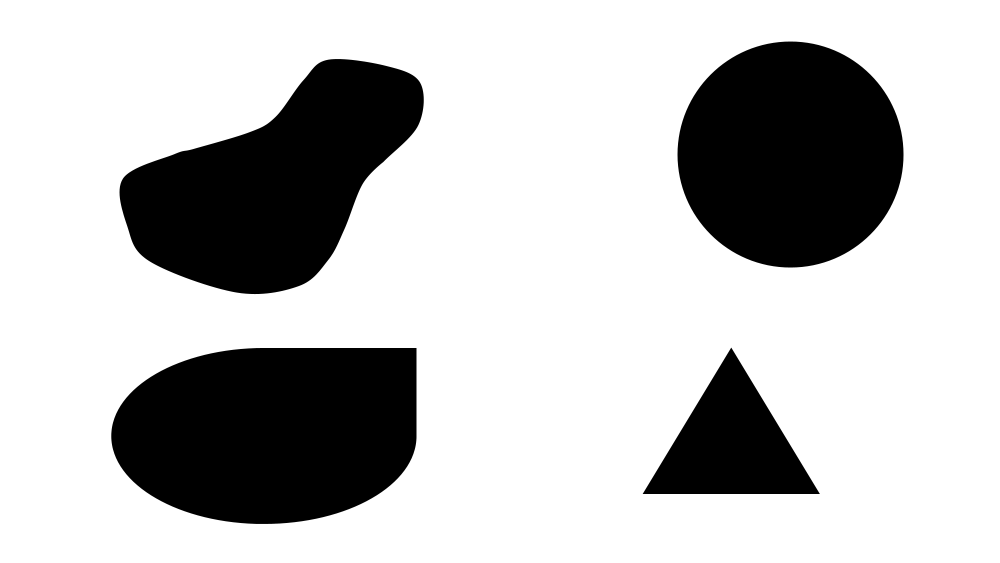
#> input picture images/figure2.png, 4000 x 2250 px, found by its file name (shown at 1/4 size)
$ python opencv_ConnectedComponents.py
#> lines starting #> are read from the running program, lines starting #| are printed output that depends on the picture; after the words box and inside, x2 and y2 are one past the last pixel; in counts of white or black regions, pixels touching at a corner belong together
import cv2
import numpy as np

# ------------------------------------------------------------
# 1) Load image
# ------------------------------------------------------------
img = cv2.imread("images/figure2.png")
#> img is the input picture: shape (2250, 4000, 3); min 0, max 255, mean 191.9
assert img is not None, "Image not found!"

# Resize for consistent display
img = cv2.resize(img, (640, 480))
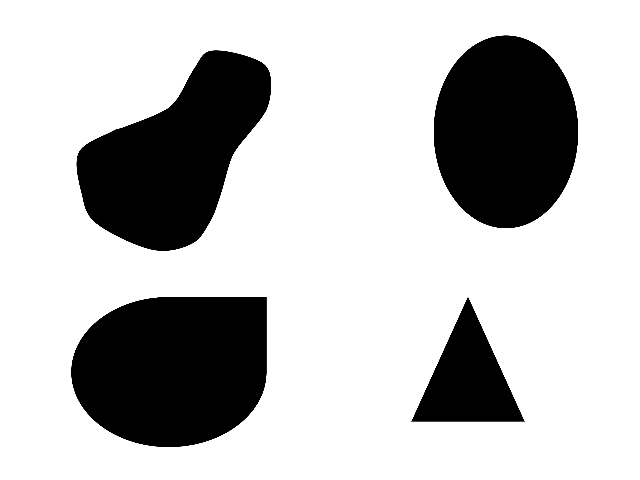
#> img: shape (480, 640, 3); min 0, max 255, mean 191.9

# ------------------------------------------------------------
# 2) Convert to grayscale
# ------------------------------------------------------------
gray = cv2.cvtColor(img, cv2.COLOR_BGR2GRAY)

# ------------------------------------------------------------
# 3) Binary thresholding
#    Invert so objects become white (foreground)
# ------------------------------------------------------------
_, binary = cv2.threshold(gray, 1, 255, cv2.THRESH_BINARY_INV)
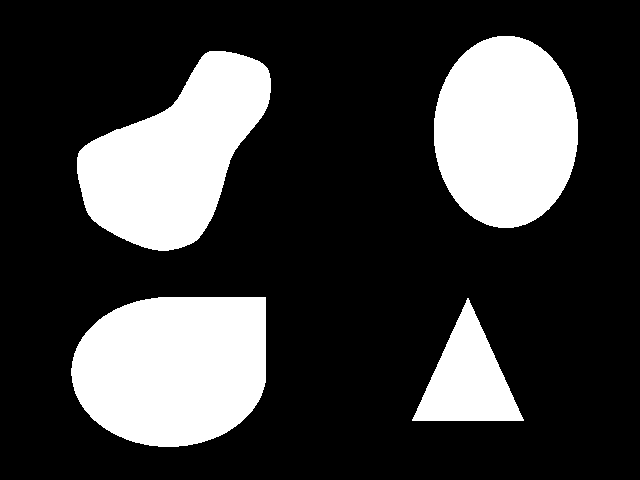
#> binary: shape (480, 640); 24.6% white; 4 white regions, box (x1, y1, x2, y2) and area: (71, 297, 266, 447) 24495, (77, 51, 271, 251) 22244, (434, 36, 578, 228) 21803, (412, 298, 524, 421) 6972

# ------------------------------------------------------------
# 4) Connected Component Analysis (4-connectivity)
# ------------------------------------------------------------
num_labels, labels, stats, centroids = cv2.connectedComponentsWithStats(
    binary, connectivity=4
)
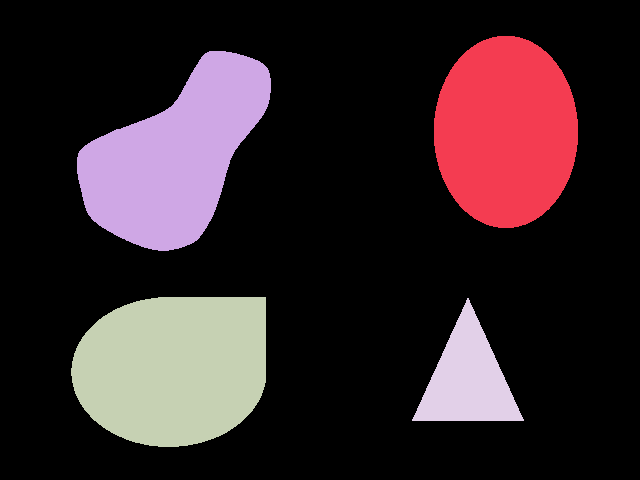
#> labels: shape (480, 640) int32; 5 distinct labels, from 0 to 4; one colour per label, 0 black
#> num_labels = 5; stats = [[0, 0, 640, 480, 231686], [434, 36, 144, 192, 21803], [77, 51, 194, 200, 22244], [71, 297, 195, 150, 24495], [412, 298, 112, 123, 6972]]; centroids = [[326.9, 239.9], [505.4, 131.4], [174.7, 155.8], [173.1, 367.8], [467.5, 379.2]]

# ------------------------------------------------------------
# 5) Assign random colors to each component
# ------------------------------------------------------------
colored_components = np.zeros_like(img)

for label_id in range(1, num_labels):  # skip background (label 0)
    mask = (labels == label_id)
    color = np.random.randint(0, 255, size=3)
    colored_components[mask] = color
#> this loop made 4 passes
#> pass 1, `mask = (labels == label_id)`:
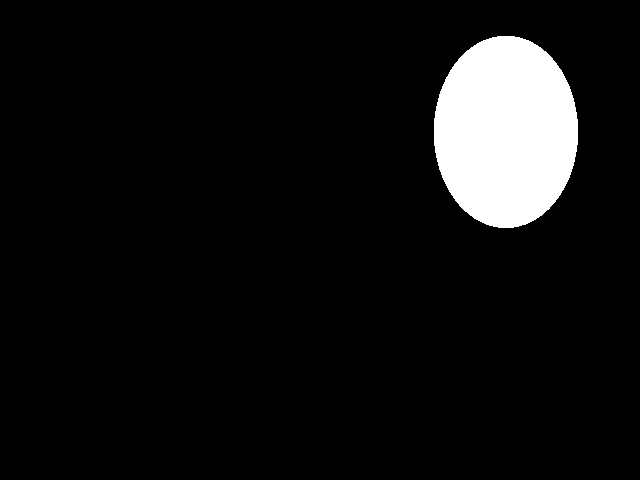
#> mask: shape (480, 640) bool; 7.1% white; 1 white region, box (x1, y1, x2, y2) and area: (434, 36, 578, 228) 21803
#> pass 3, `mask = (labels == label_id)`:
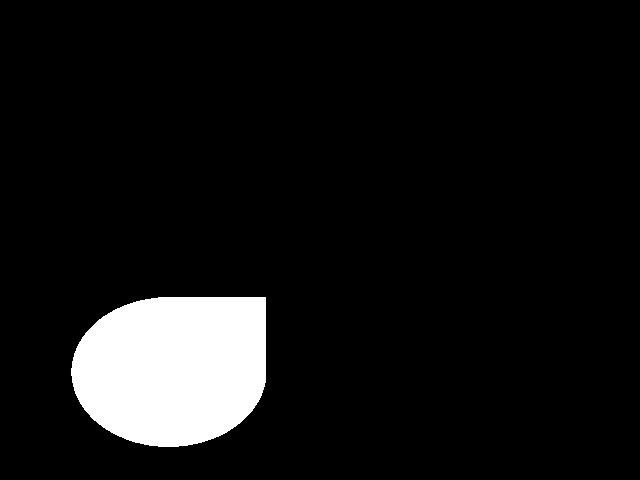
#> mask: shape (480, 640) bool; 8% white; 1 white region, box (x1, y1, x2, y2) and area: (71, 297, 266, 447) 24495
#> after the loop:
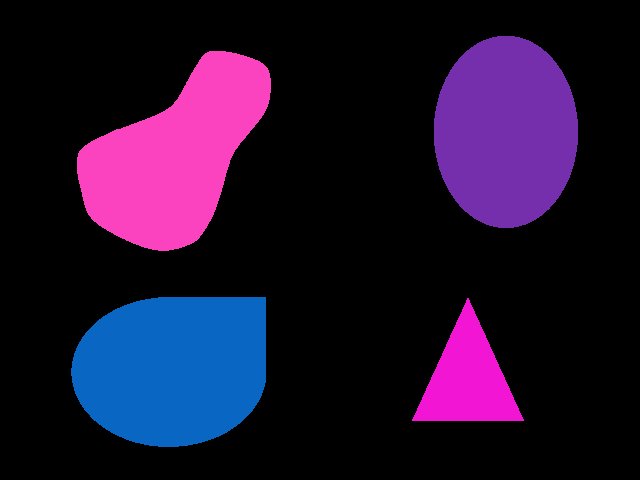
#> colored_components: shape (480, 640, 3); mean of channels 0, 1, 2 46.4, 16.9, 32.7; drawn as B, G, R

# ------------------------------------------------------------
# 6) Draw bounding boxes and centroids
# ------------------------------------------------------------
output = colored_components.copy()

for label_id in range(1, num_labels):

    x, y, w, h, area = stats[label_id]
    cx, cy = centroids[label_id]

    # Draw bounding box (green)
    cv2.rectangle(output, (x, y), (x + w, y + h), (0, 255, 0), 2)

    # Draw centroid (red)
    cv2.circle(output, (int(cx), int(cy)), 5, (0, 0, 255), -1)

    # Label centroid coordinates
    cv2.putText(
        output,
        f"({int(cx)}, {int(cy)})",
        (int(cx) + 10, int(cy)),
        cv2.FONT_HERSHEY_SIMPLEX,
        0.5,
        (255, 255, 255),
        1
    )
#> this loop made 4 passes
#> (x, y, w, h, area, cx, cy) on passes 1 to 4: (434, 36, 144, 192, 21803, 505.4, 131.4), (77, 51, 194, 200, 22244, 174.7, 155.8), (71, 297, 195, 150, 24495, 173.1, 367.8), (412, 298, 112, 123, 6972, 467.5, 379.2)
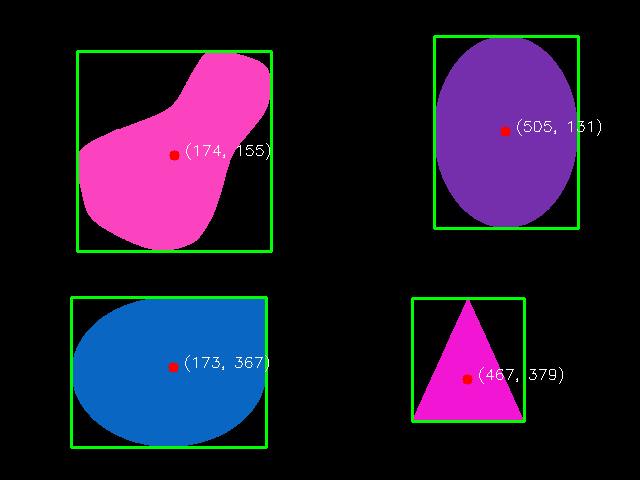
#> output: shape (480, 640, 3); 2.88% of pixels changed, all inside (x1, y1, x2, y2) = (70, 35, 601, 449); drawn as B, G, R

# ------------------------------------------------------------
# 7) Display all processing stages (OpenCV windows)
# ------------------------------------------------------------
cv2.namedWindow("Original Image", cv2.WINDOW_NORMAL)
cv2.namedWindow("Binary Threshold", cv2.WINDOW_NORMAL)
cv2.namedWindow("Connected Components (Colored)", cv2.WINDOW_NORMAL)
cv2.namedWindow("Bounding Boxes + Centroids", cv2.WINDOW_NORMAL)

cv2.resizeWindow("Original Image", 640, 480)
cv2.resizeWindow("Binary Threshold", 640, 480)
cv2.resizeWindow("Connected Components (Colored)", 640, 480)
cv2.resizeWindow("Bounding Boxes + Centroids", 640, 480)

cv2.imshow("Original Image", img)
cv2.imshow("Binary Threshold", binary)
cv2.imshow("Connected Components (Colored)", colored_components)
cv2.imshow("Bounding Boxes + Centroids", output)

cv2.waitKey(0)
cv2.destroyAllWindows()

$ run again, with images/figure1.png copied over images/figure2.png
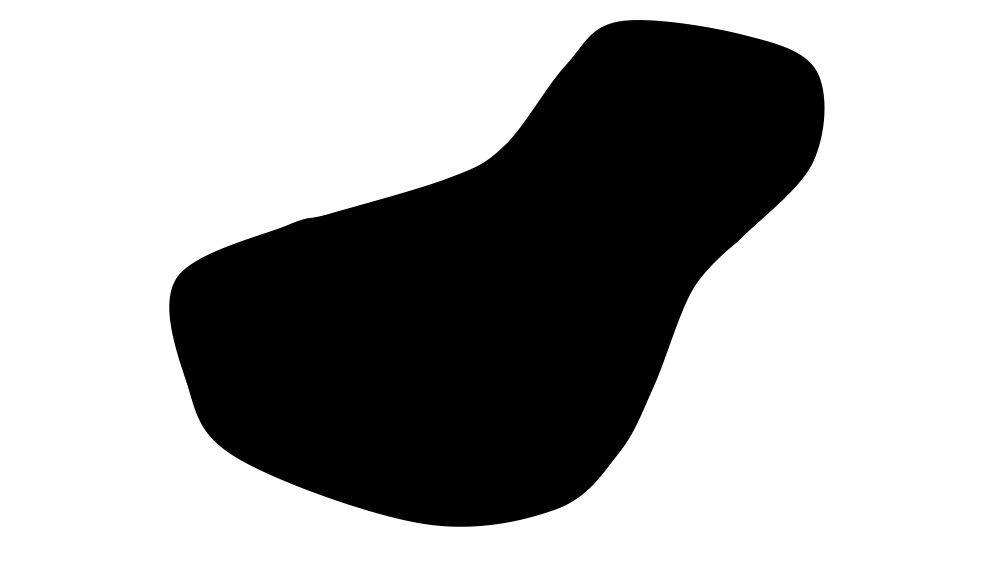
#> input picture images/figure1.png, 4000 x 2250 px, found by its file name (shown at 1/4 size)
#> img is the input picture: shape (2250, 4000, 3); min 0, max 255, mean 168.8
#> img: shape (480, 640, 3)
#> `_, binary = cv2.threshold(gray, 1, 255, cv2.THRESH_BINARY_INV)`:
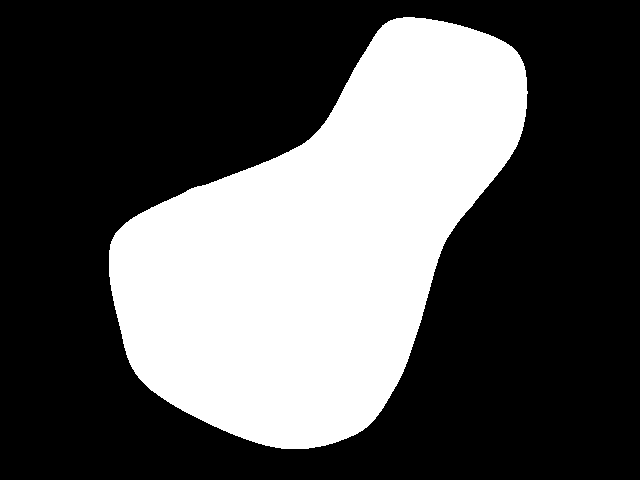
#> binary: shape (480, 640); 33.7% white; 1 white region, box (x1, y1, x2, y2) and area: (109, 17, 528, 449) 103605
#> num_labels = 2; stats = [[0, 0, 640, 480, 203595], [109, 17, 419, 432, 103605]]; centroids = [[319.1, 236.8], [320.4, 244.8]]
#> the loop `for label_id in range(1, num_labels): ` made 1 pass
#> (x, y, w, h, area, cx, cy) on pass 1: (109, 17, 419, 432, 103605, 320.4, 244.8)
#> after the loop `for label_id in range(1, num_labels):`:
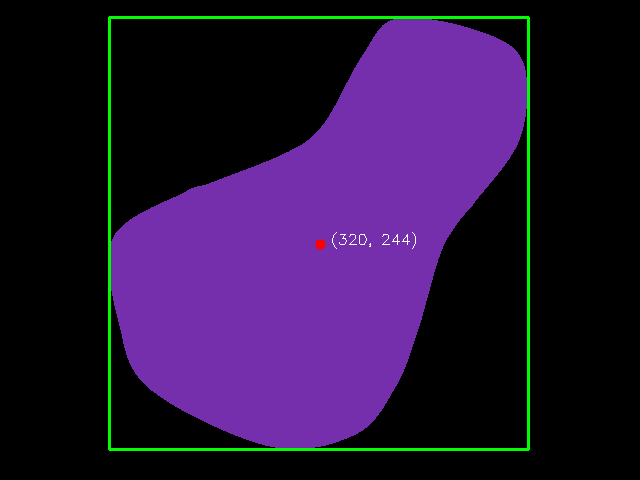
#> output: shape (480, 640, 3); mean of channels 0, 1, 2 57.9, 20.2, 39.5; drawn as B, G, R
